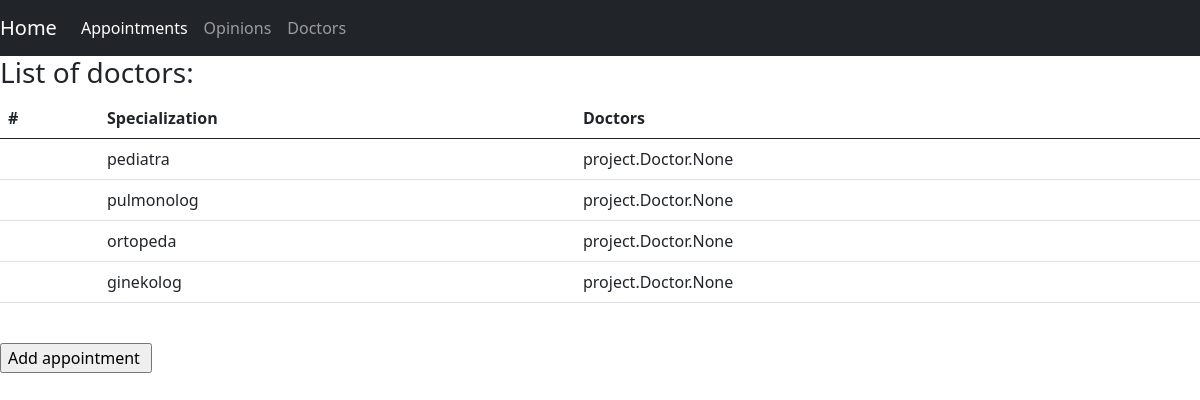
The app's page /doctors/ (signed in) with its own data.
### project/models.py (models this page shows)
class Specialization(models.Model):
    name= models.CharField(max_length= 255)
    description = models.CharField(max_length= 255)
    def __str__(self):
        return self.name

### project/views.py (the view)
# urls.py: path('doctors/', DoctorsView.as_view(), name='doctors'),
class DoctorsView(View):
    def get(self, request):
        specializations = Specialization.objects.all()
        doctors= Doctor.objects.all()
        return render(request, 'doctors.html', {'doctors': doctors, 'specializations':specializations })

### templates/doctors.html
{% extends 'main.html' %}
{% block content %}
{% if user.is_authenticated %}
    {% if doctors %}
         <h3>List of doctors:</h3>
         <table class="table">
  <thead>
    <tr>
      <th scope="col">#</th>
      <th scope="col">Specialization</th>
      <th scope="col">Doctors</th>
    </tr>
  </thead>
  <tbody>
  {% for specialization in specializations %}
    <tr>
      <th scope="row">{{ id }}</th>
      <td>{{ specialization}}</td>
      <td>{{specialization.doctor_set}}</td>
    </tr>
  {% endfor %}
  </tbody>
</table>
    {% endif %}
    <br>
     <input type="button" value="Add appointment " onclick="location.href='/add-appointment/'">
{% endif %}
{% endblock %}

### records on screen
Specialization: name "pediatra", doctor_set "project.Doctor.None"
Specialization: name "pulmonolog", doctor_set "project.Doctor.None"
Specialization: name "ortopeda", doctor_set "project.Doctor.None"
Specialization: name "ginekolog", doctor_set "project.Doctor.None"
